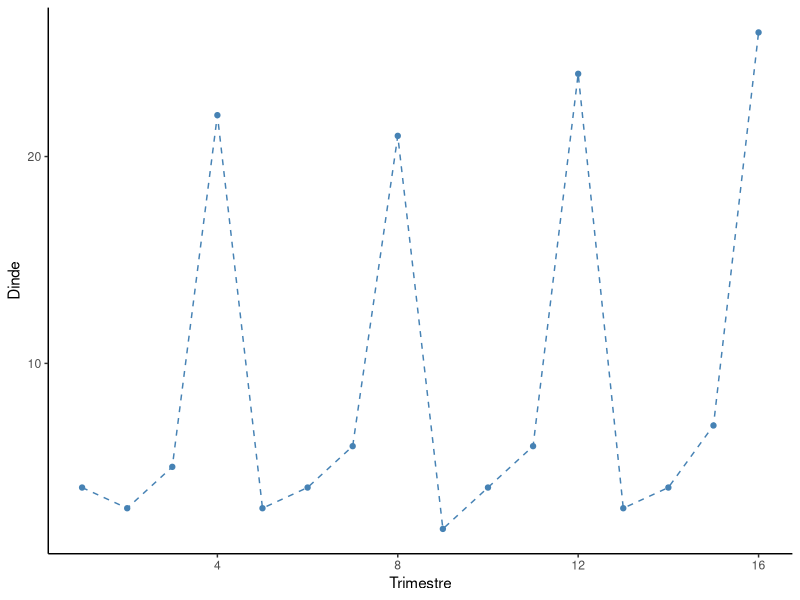
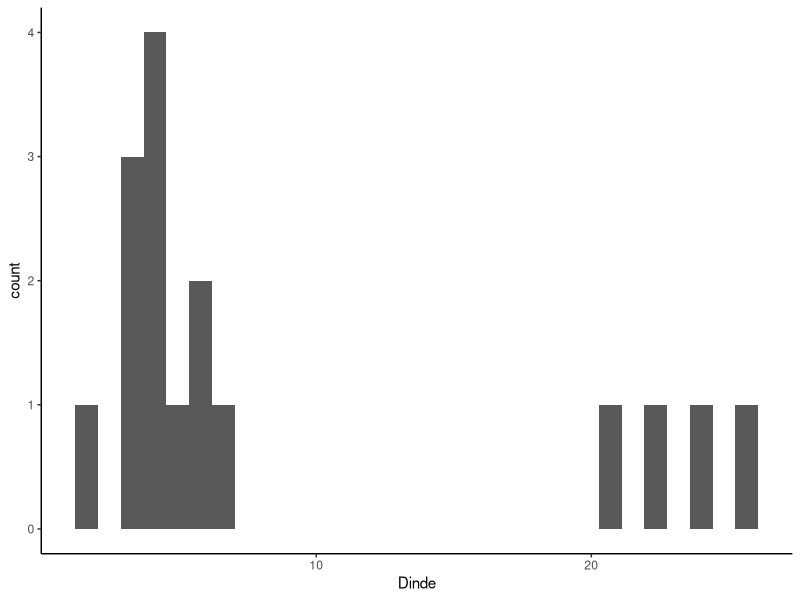

Source code (R) for these figures, in order:
library(ggplot2)
theme_set(
  theme_classic() +
    theme(legend.position = "top")
)

calcul_a <- function (x, y, x_mean, y_mean, size){
  xy_val <- 0
  x_carree <- 0
  r <- 0
  size <- length(x)
  
  for (i in 1:size){
    r <- x[i] *y[i]
    xy_val <- xy_val + r
    x_carree <- x_carree + (x[i] * x[i])
  }
  xy_mean <- xy_val / size
  x_carree_mean <- x_carree / size
  
  a <- (xy_mean - (x_mean * y_mean)) / (x_carree_mean - (x_mean * x_mean))
  return(a)
}
calcul_b <- function (x_mean, y_mean, a){
  b <- y_mean - (a * x_mean)
  return(b)
}

moindre_carre <- function (x, y){
  x_mean <- mean(x)
  y_mean <- mean(y)
  
  a <- calcul_a(x, y, x_mean, y_mean, size)
  b <- calcul_b(x_mean, y_mean, a)
  return(c(a,b))
}

x <- c(4, 3, 5,22, 3, 4, 6, 21, 2, 4, 6, 24, 3, 4, 7, 26)
y <- c(1, 2, 3, 4, 5, 6, 7, 8, 9, 10, 11, 12, 13, 14, 15, 16)

df <- data.frame(Dinde=x,
                 Trimestre=y)
head(df, 4)

p <- ggplot(data = df, aes(x = Trimestre, y = Dinde, group = 1)) 
p + geom_line(linetype = "dashed", color = "steelblue")+
  geom_point(color = "steelblue")

q <- ggplot(df, aes(x=Dinde)) + geom_histogram()
q

#STEP 2

for (i in 1:12){
  m <- ((x[i] * 1) + (x[i+1]*2) + (x[i+2]*3) + (x[i+3]*4))/(i*4+6)
  print("moyenne mobile 4: ")
  print(m)
}